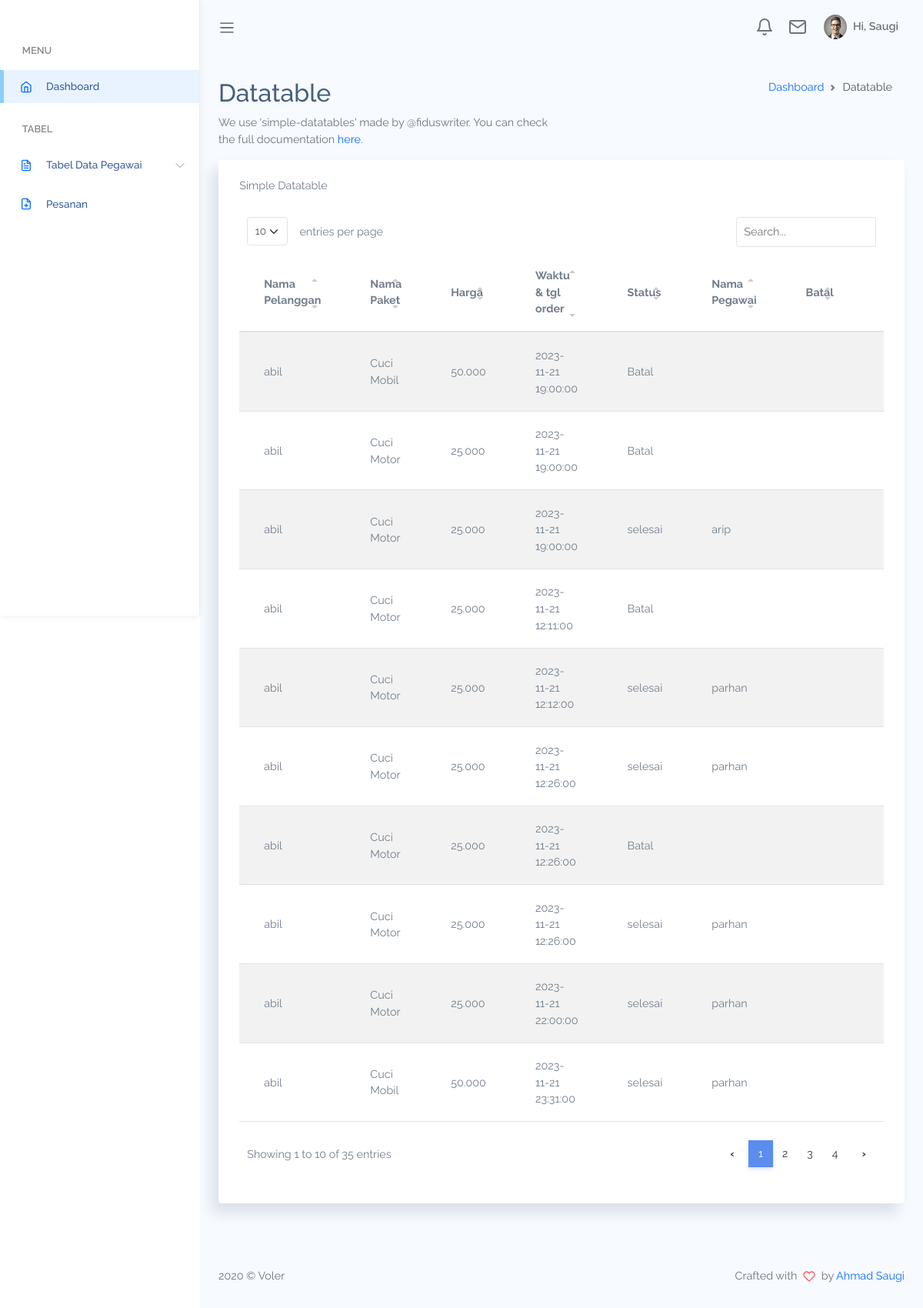
/voler-master/docs/pesanan.php, run on the app's committed database.
### tables this page shows
CREATE TABLE `pesanan` (
  `id_order` int(22) NOT NULL,
  `id_user` int(22) NOT NULL,
  `username` varchar(255) NOT NULL,
  `no_telp` varchar(255) NOT NULL,
  `alamat` varchar(500) NOT NULL,
  `nama_paket` varchar(50) NOT NULL,
  `harga` varchar(50) NOT NULL,
  `waktu_order` datetime NOT NULL,
  `status_order` varchar(50) NOT NULL DEFAULT 'pending',
  `nama_pegawai` varchar(250) DEFAULT NULL
);

### voler-master/docs/pesanan.php (the view, shortened to what this page needs)
<?php
include(__DIR__ . '/../../include/Connection.php');
?>
<!DOCTYPE html>
<html lang="en">
<head>
    <link rel="stylesheet" href="assets/css/bootstrap.css">
<link rel="stylesheet" href="assets/vendors/simple-datatables/style.css">
    <link rel="stylesheet" href="assets/vendors/perfect-scrollbar/perfect-scrollbar.css">
    <link rel="stylesheet" href="assets/css/app.css">
    </head>
<body>
<div id="app">
        <div id="sidebar" class='active'>
            <div class="sidebar-wrapper active">
    <div class="sidebar-menu">
        <ul class="menu">
                <li class='sidebar-title'>Menu</li>
                <li class="sidebar-item active ">
                    <a href="index.php" class='sidebar-link'>
                        <i data-feather="home" width="20"></i>
                        <span>Dashboard</span>
                    </a>
                </li>
                <li class='sidebar-title'>Tabel</li>
                <li class="sidebar-item  has-sub">
                    <a href="#" class='sidebar-link'>
                        <i data-feather="file-text" width="20"></i>
                        <span>Tabel Data Pegawai</span>
                    </a>
                <li class="sidebar-item  ">
                    <a href="pesanan.php" class='sidebar-link'>
                        <i data-feather="file-plus" width="20"></i>
                        <span>Pesanan</span>
                    </a>
                </li>
    </div>
</div>
        </div>
        <div id="main">
            <nav class="navbar navbar-header navbar-expand navbar-light">
                <a class="sidebar-toggler" href="#"><span class="navbar-toggler-icon"></span></a>
                <div class="collapse navbar-collapse" id="navbarSupportedContent">
                    <ul class="navbar-nav d-flex align-items-center navbar-light ml-auto">
                        <li class="dropdown nav-icon">
                            <a href="#" data-toggle="dropdown" class="nav-link  dropdown-toggle nav-link-lg nav-link-user">
                                <div class="d-lg-inline-block">
                                    <i data-feather="bell"></i>
                                </div>
                            </a>
                        </li>
                        <li class="dropdown nav-icon mr-2">
                            <a href="#" data-toggle="dropdown" class="nav-link  dropdown-toggle nav-link-lg nav-link-user">
                                <div class="d-lg-inline-block">
                                    <i data-feather="mail"></i>
                                </div>
                            </a>
                        </li>
                        <li class="dropdown">
                            <a href="#" data-toggle="dropdown" class="nav-link dropdown-toggle nav-link-lg nav-link-user">
                                <div class="avatar mr-1">
                                    <img src="assets/images/avatar/avatar-s-1.png" alt="" srcset="">
                                </div>
                                <div class="d-none d-md-block d-lg-inline-block">Hi, Saugi</div>
                            </a>
                        </li>
                    </ul>
                </div>
            </nav>
<div class="main-content container-fluid">
    <div class="page-title">
        <div class="row">
            <div class="col-12 col-md-6 order-md-1 order-last">
                <h3>Datatable</h3>
                <p class="text-subtitle text-muted">We use 'simple-datatables' made by @fiduswriter. You can check the full documentation <a href="https://github.com/fiduswriter/Simple-DataTables/wiki">here</a>.</p>
            </div>
            <div class="col-12 col-md-6 order-md-2 order-first">
                <nav aria-label="breadcrumb" class='breadcrumb-header'>
                    <ol class="breadcrumb">
                        <li class="breadcrumb-item"><a href="index.php">Dashboard</a></li>
                        <li class="breadcrumb-item active" aria-current="page">Datatable</li>
                    </ol>
                </nav>
            </div>
        </div>
    </div>
    <section class="section">
        <div class="card">
            <div class="card-header">
                Simple Datatable
            </div>
            <div class="card-body">
                <table class='table table-striped' id="table1">
                    <thead>
                        <tr>
                            <th>Nama Pelanggan</th>
                            <th>Nama Paket</th>
                            <th>Harga</th>
                            <th>Waktu & tgl order</th>
                            <th>Status</th>
                            <th>Nama Pegawai</th>
                            <th>Batal<th>
                        </tr>
                    </thead>
                    <tbody>
                    <?php
                $sql="SELECT * FROM pesanan";
                $result = $db->query($sql);
                if ($result->num_rows > 0) {
                  while ($row = $result->fetch_assoc()) {
                    echo "<tr>";
                    echo "<td>" . $row["username"] . "</td>";
                    echo "<td>" . $row["nama_paket"] . "</td>";
                    echo "<td>" . $row["harga"] . "</td>";
                    echo "<td>" . $row["waktu_order"] . "</td>";
                    echo "<td>" . $row["status_order"] . "</td>";
                    echo "<td>" . $row["nama_pegawai"] . "</td>";
                    if ($row['status_order'] == 'pending' || $row['status_order'] == 'sudah terbayar' ) {
                        echo "<td><a href='batal.php?id=" . $row['id_order'] . "' class='btn btn-sm btn-danger'>Batal</a></td>";
                        echo "<td><a href='bayar.php?id=" . $row['id_order'] . "' class='btn btn-sm btn-success'>Konfirmasi Pembayaran</a></td>";
                    } else {
                        echo "<td></td>";
                        echo "<td></td>";
                    }
                    echo "</tr>";
                  }
                } else {
                    echo "Tidak ada data yang ditemukan.";
                }
                ?>
                    </tbody>
                </table>
            </div>
        </div>
    </section>
</div>
            <footer>
                <div class="footer clearfix mb-0 text-muted">
                    <div class="float-left">
                        <p>2020 &copy; Voler</p>
                    </div>
                    <div class="float-right">
                        <p>Crafted with <span class='text-danger'><i data-feather="heart"></i></span> by <a href="http://ahmadsaugi.com">Ahmad Saugi</a></p>
                    </div>
                </div>
            </footer>
        </div>
    </div>
</body>
</html>

### voler-master/docs/assets/css/app.css (style rules this page uses)
* { font-family: "Raleway"; }
#app { position: relative; }
#main { margin-left: 260px; background-color: #F7FAFF; min-height: 100vh; transition: margin-left 0.6s ease-out; }
#main .main-content { padding: 2rem 1.5rem; }
#main .main-content .page-title h3 { font-size: 2rem; }
#main .main-content .text-subtitle { font-size: 0.9rem; }
.breadcrumb-header .breadcrumb { justify-content: flex-end; }
a { text-decoration: none; outline: 0; }
svg.feather, i { font-size: 14px; height: 1rem; }
footer { padding: 1rem 1.5rem; }
.avatar { display: inline-flex; border-radius: 50%; text-align: center; vertical-align: middle; position: relative; }
.avatar img { width: 32px; height: 32px; border-radius: 50%; }
.dropdown-toggle:after { color: #fff; }
#sidebar.active .sidebar-wrapper { left: 0; }
.sidebar-wrapper { width: 260px; height: 100vh; position: fixed; top: 0; z-index: 10; background-color: #fff; bottom: 0; border-right: 1px solid #eee; box-shadow: 0 0 10px #ececec; left: -260px; transition: left 0.6s ease-out; }
.sidebar-wrapper .menu { padding-left: 0; margin-top: 2rem; }
.sidebar-wrapper .menu .sidebar-title { padding: 1.5rem 1.8rem 0.5rem; font-size: 0.8rem; font-weight: 600; color: #888; text-transform: uppercase; }
.sidebar-wrapper .menu .sidebar-link { display: block; padding: 0.7rem 1.5rem; font-size: 0.85rem; display: flex; align-items: center; transition: all 0.5s; }
.sidebar-wrapper .menu .sidebar-link > span { color: #053382; font-weight: 500; margin-left: 1rem; opacity: 0.8; }
.sidebar-wrapper .menu .sidebar-item { list-style: none; margin-top: 0.5rem; position: relative; }
.sidebar-wrapper .menu .sidebar-item.has-sub .sidebar-link:after { position: absolute; color: #ccc; right: 15px; top: 12px; display: block; }
.sidebar-wrapper .menu .sidebar-item.active .sidebar-link { background-color: #e8f3ff; }
.sidebar-wrapper .menu .sidebar-item.active .sidebar-link:before { content: ""; position: absolute; left: 0; height: 100%; top: 0; bottom: 0; background-color: rgba(46, 170, 244, 0.5); width: 5px; }
.card { box-shadow: -8px 12px 18px 0 rgba(25, 42, 70, 0.13); margin-bottom: 2.2rem; }
.card .card-header { border: none; }
.card .card-header ~ .card-body { padding-top: 0; }
.card .card-body { padding: 1.4rem 1.7rem; }
.navbar { height: 70px; padding: 1.5rem; }
.navbar .nav-link-user img { width: 30px; }
.navbar.navbar-header li { display: flex; align-items: center; }
.navbar.navbar-header li.nav-icon { margin-right: 0.4rem; }
.navbar.navbar-header li.nav-icon .nav-link { display: block; padding: 0.4rem; border-radius: 50%; }
.navbar.navbar-header .dropdown > a { color: #6c757d; font-weight: 600; }
.navbar.navbar-header .dropdown > a svg { height: 24px; width: 24px; }
.navbar.navbar-header .dropdown > a:after { display: none; }
.table td, .dataTable-table td, .table thead th, .dataTable-table thead th { vertical-align: middle; }
.table thead th, .dataTable-table thead th { border-bottom: 2px solid #475F7B; }

### data on the page
pesanan: username "abil", nama_paket "Cuci Mobil", harga "50.000", waktu_order "2023-11-21 19:00:00", status_order "Batal"
pesanan: username "abil", nama_paket "Cuci Motor", harga "25.000", waktu_order "2023-11-21 19:00:00", status_order "Batal"
pesanan: username "abil", nama_paket "Cuci Motor", harga "25.000", waktu_order "2023-11-21 19:00:00", status_order "selesai", nama_pegawai "arip"
pesanan: username "abil", nama_paket "Cuci Motor", harga "25.000", waktu_order "2023-11-21 12:11:00", status_order "Batal"
pesanan: username "abil", nama_paket "Cuci Motor", harga "25.000", waktu_order "2023-11-21 12:12:00", status_order "selesai", nama_pegawai "parhan"
pesanan: username "abil", nama_paket "Cuci Motor", harga "25.000", waktu_order "2023-11-21 12:26:00", status_order "selesai", nama_pegawai "parhan"
pesanan: username "abil", nama_paket "Cuci Motor", harga "25.000", waktu_order "2023-11-21 12:26:00", status_order "Batal"
pesanan: username "abil", nama_paket "Cuci Motor", harga "25.000", waktu_order "2023-11-21 12:26:00", status_order "selesai", nama_pegawai "parhan"
pesanan: username "abil", nama_paket "Cuci Motor", harga "25.000", waktu_order "2023-11-21 22:00:00", status_order "selesai", nama_pegawai "parhan"
pesanan: username "abil", nama_paket "Cuci Mobil", harga "50.000", waktu_order "2023-11-21 23:31:00", status_order "selesai", nama_pegawai "parhan"
